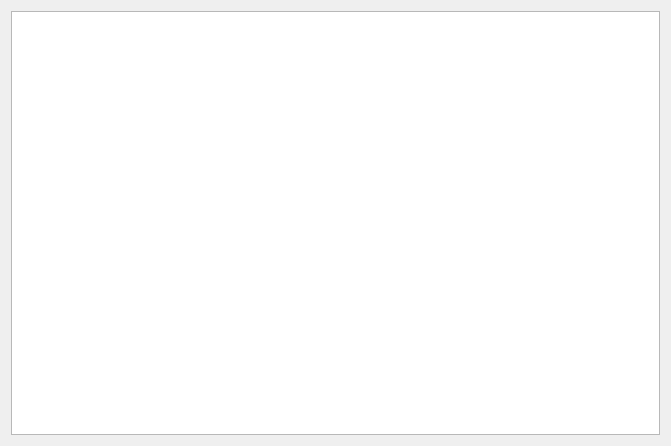
<?xml version="1.0" encoding="UTF-8"?>
<ui version="4.0">
 <class>ConsoleTextView</class>
 <widget class="QWidget" name="ConsoleTextView">
  <property name="geometry">
   <rect>
    <x>0</x>
    <y>0</y>
    <width>671</width>
    <height>446</height>
   </rect>
  </property>
  <property name="windowTitle">
   <string>Form</string>
  </property>
  <layout class="QVBoxLayout" name="verticalLayout">
   <item>
    <widget class="QTextBrowser" name="textBrowser"/>
   </item>
  </layout>
 </widget>
 <resources/>
 <connections/>
</ui>
